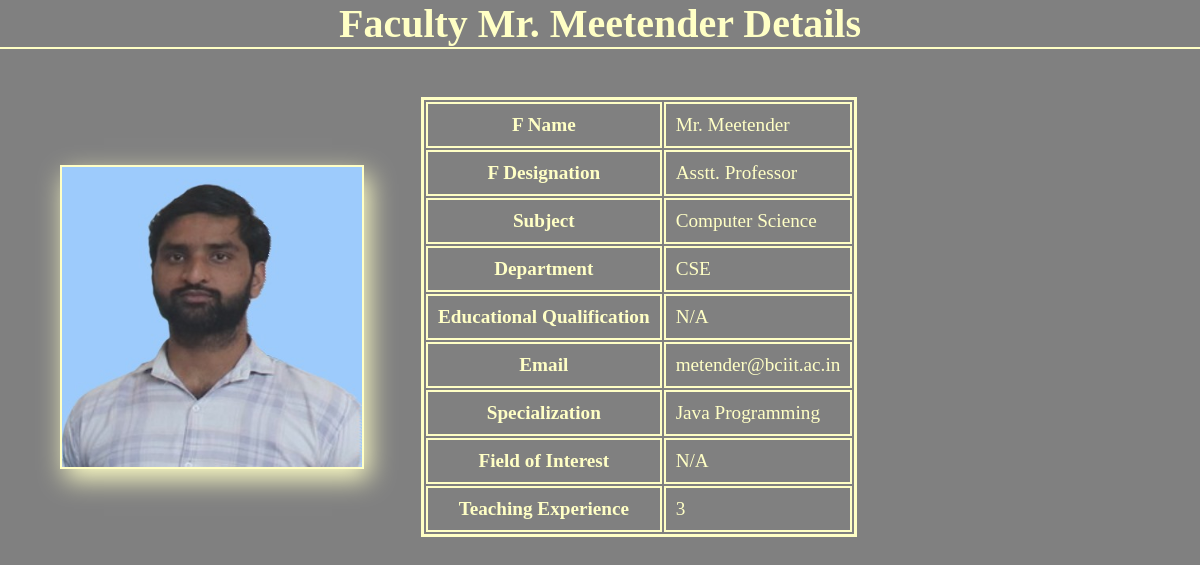
Screenshot of /staff_template/Mr. Meetender/ with the database file from the repository.
### academy/models.py (models this page shows)
class faculty(models.Model):
    F_Name = models.CharField(max_length=20)
    F_Designation = models.CharField(max_length=20)
    Subject = models.CharField(max_length=20)
    Department = models.CharField(max_length=20)
    Educational_Qualification = models.CharField(max_length=50)
    Email = models.EmailField()
    Specialization = models.CharField(max_length=50)
    Field_of_Interest = models.CharField(max_length=100)
    Teaching_Experience = models.IntegerField()

### academy/views.py (the view)
# urls.py: path('staff_template/<str:faculty_name>/',views.staff_temlate_views, name = "stafftemplate"),
def staff_temlate_views(request,faculty_name):
    staff = get_object_or_404(faculty, F_Name = faculty_name)
    def staff_image(staff):
        if staff.F_Name == 'Dr. Ravish Sagar':
            return '../images_folder/director.PNG'
        elif staff.F_Name == 'Mr. Alok Mishra':
            return '../images_folder/alok_sir.PNG'
        elif staff.F_Name == 'Mr. Meetender':
            return '../images_folder/meetender_sir.jpg'
        elif staff.F_Name == 'Ms Gomathy M':
            return '../images_folder/gomathi_mam.PNG'
        elif staff.F_Name == 'Mr Akshit Thakur':
            return '../images_folder/akshit_sir.PNG'
        elif staff.F_Name == 'Ms. Sonia Batra':
            return '../images_folder/sonia_mam.PNG'
        elif staff.F_Name == 'Mr. Sandeep Jain':
            return '../images_folder/sandeep_sir.PNG'
        elif staff.F_Name == 'Dr. Sushma Bahuguna':
            return '../images_folder/sushma_mam.PNG'
        elif staff.F_Name == 'Dr. Anu Taneja':
            return '../images_folder/anu_mam.PNG'
        elif staff.F_Name == 'Ms. Smriti Sharma':
            return '../images_folder/smriti_mam.PNG'
        elif staff.F_Name == 'Ms. Mansi Vats':
            return '../images_folder/mansi__mam.jpg'
        elif staff.F_Name == 'Dr. Shalini Gambhir':
            return '../images_folder/shalini_mam.PNG'
    imagefile = staff_image(staff)
    return render(request,'academy/staff_template.html',{'data':[staff],'imgfile':imagefile})

### academy/templates/academy/staff_template.html
{% load static %}
<html>
  <head>
    <link rel="stylesheet" href="{% static 'css_folder/staff_template1.css' %}" />
  </head>
  <body>
    {% for staff in data %}
    <h1>Faculty {{ staff.F_Name }} Details</h1>
    <div class="body">
      <div class="image">
        <img src="{% static 'images_folder/' %}{{ imgfile }}" />
      </div>
      <div class="table">
        <table>
          <tbody>
            <tr>
              <th>F Name</th>
              <td>{{ staff.F_Name }}</td>
            </tr>
            <tr>
              <th>F Designation</th>
              <td>{{ staff.F_Designation }}</td>
            </tr>
            <tr>
              <th>Subject</th>
              <td>{{ staff.Subject }}</td>
            </tr>
            <tr>
              <th>Department</th>
              <td>{{ staff.Department }}</td>
            </tr>
            <tr>
              <th>Educational Qualification</th>
              <td>{{ staff.Educational_Qualification }}</td>
            </tr>
            <tr>
              <th>Email</th>
              <td>{{ staff.Email }}</td>
            </tr>
            <tr>
              <th>Specialization</th>
              <td>{{ staff.Specialization }}</td>
            </tr>
            <tr>
              <th>Field of Interest</th>
              <td>{{ staff.Field_of_Interest }}</td>
            </tr>
            <tr>
              <th>Teaching Experience</th>
              <td>{{ staff.Teaching_Experience }}</td>
            </tr>
          </tbody>
        </table>
      </div>
    </div>
    {% endfor %}
  </body>
</html>

### academy/static/css_folder/staff_template1.css (style rules this page uses)
* { margin: 0; padding: 0; }
body { background: gray; background-size: cover; color: #ffffc5; }
h1 { font-size: 2.5rem; display: flex; justify-content: center; align-items: center; border-bottom: 2px solid #ffffc5; margin-bottom: 4%; }
.body { margin-left: 5%; display: flex; align-items: center; }
.image { flex: 0 0 auto; margin-right: 5%; border: 2px solid #ffffc5; box-shadow: 5px 10px 25px #ffffc5; }
.image img { width: 300px; height: 300px; }
.table { flex: 1 1 auto; }
table { max-width: 80%; border: 3px solid #ffffc5; }
tr, td, th { border: 2px solid #ffffc5; padding: 10px; font-size: 1.2rem; }

### rows the page displays
faculty: F_Name "Mr. Meetender", F_Designation "Asstt. Professor", Subject "Computer Science", Department "CSE", Educational_Qualification "N/A", Email "metender@bciit.ac.in", Specialization "Java Programming", Field_of_Interest "N/A", Teaching_Experience "3"
